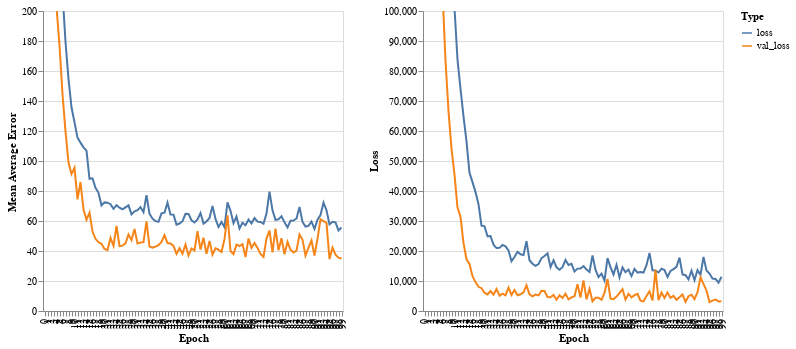

The notebook cell saved with this chart:
### Code cell
def plot_history(history, metric):
    # convert history dict to df
    data = pd.DataFrame(history.history)
    data['epoch'] = history.epoch
    
    # visualise metric
    train_val_metric = alt.Chart(data).transform_fold(
        [metric, 'val_'+metric],
        as_=['Type', 'Value']
    ).mark_line(clip=True).encode(
        alt.X('epoch:O', title='Epoch'),
        alt.Y('Value:Q',title='Mean Average Error', scale=alt.Scale(domain=(0, 200))),
        alt.Color('Type:N', legend=None)
    ).properties(
    width=300,
    height=300
    )
    
    # visualise loss
    train_val_loss = alt.Chart(data).transform_fold(
        ['loss', 'val_loss'],
        as_=['Type', 'Value']
    ).mark_line(clip=True).encode(
        alt.X('epoch:O', title='Epoch'),
        alt.Y('Value:Q', title='Loss', scale=alt.Scale(domain=(0, 100000))),
        alt.Color('Type:N')
    ).properties(
    width=300,
    height=300
    )
    
    return alt.hconcat(train_val_metric, train_val_loss).resolve_scale(color='independent')

    
plot_history(history, 'mae')

### Figure 1 — Vega-Lite specification as saved in the notebook (floating-point values rounded to 4 significant figures)
{"config": {"view": {"continuousWidth": 400, "continuousHeight": 300}}, "hconcat": [{"mark": {"type": "line", "clip": true}, "encoding": {"color": {"type": "nominal", "field": "Type", "legend": null}, "x": {"type": "ordinal", "field": "epoch", "title": "Epoch"}, "y": {"type": "quantitative", "field": "Value", "scale": {"domain": [0, 200]}, "title": "Mean Average Error"}}, "height": 300, "transform": [{"fold": ["mae", "val_mae"], "as": ["Type", "Value"]}], "width": 300}, {"mark": {"type": "line", "clip": true}, "encoding": {"color": {"type": "nominal", "field": "Type"}, "x": {"type": "ordinal", "field": "epoch", "title": "Epoch"}, "y": {"type": "quantitative", "field": "Value", "scale": {"domain": [0, 100000]}, "title": "Loss"}}, "height": 300, "transform": [{"fold": ["loss", "val_loss"], "as": ["Type", "Value"]}], "width": 300}], "data": {"name": "data-32d0cdaa5fc02e2ade6ba90e5ef6546c"}, "resolve": {"scale": {"color": "independent"}}, "$schema": "https://vega.github.io/schema/vega-lite/v4.8.1.json", "datasets": {"data-32d0cdaa5fc02e2ade6ba90e5ef6546c": [{"loss": 508700.0, "mae": 433.4, "val_loss": 338400.0, "val_mae": 344.0, "epoch": 0}, {"loss": 470800.0, "mae": 399.3, "val_loss": 290000.0, "val_mae": 301.8, "epoch": 1}, {"loss": 411200.0, "mae": 366.8, "val_loss": 249300.0, "val_mae": 291.7, "epoch": 2}, {"loss": 360100.0, "mae": 353.4, "val_loss": 211500.0, "val_mae": 259.8, "epoch": 3}, {"loss": 302800.0, "mae": 283.4, "val_loss": 168900.0, "val_mae": 203.1, "epoch": 4}, {"loss": 252900.0, "mae": 249.5, "val_loss": 135600.0, "val_mae": 176.9, "epoch": 5}, {"loss": 208500.0, "mae": 212.1, "val_loss": 106600.0, "val_mae": 144.5, "epoch": 6}, {"loss": 170300.0, "mae": 179.5, "val_loss": 83330.0, "val_mae": 119.7, "epoch": 7}, {"loss": 141100.0, "mae": 154.5, "val_loss": 66630.0, "val_mae": 98.91, "epoch": 8}, {"loss": 117500.0, "mae": 135.8, "val_loss": 54150.0, "val_mae": 91.28, "epoch": 9}, {"loss": 101000.0, "mae": 125.8, "val_loss": 45450.0, "val_mae": 95.55, "epoch": 10}, {"loss": 83770.0, "mae": 115.6, "val_loss": 34450.0, "val_mae": 74.47, "epoch": 11}, {"loss": 74080.0, "mae": 112.2, "val_loss": 31390.0, "val_mae": 85.89, "epoch": 12}, {"loss": 64910.0, "mae": 109.1, "val_loss": 22690.0, "val_mae": 67.65, "epoch": 13}, {"loss": 56510.0, "mae": 106.9, "val_loss": 17240.0, "val_mae": 60.8, "epoch": 14}, {"loss": 46070.0, "mae": 88.15, "val_loss": 15670.0, "val_mae": 65.6, "epoch": 15}, {"loss": 42970.0, "mae": 88.46, "val_loss": 11600.0, "val_mae": 52.99, "epoch": 16}, {"loss": 39640.0, "mae": 82.15, "val_loss": 9634.0, "val_mae": 48.12, "epoch": 17}, {"loss": 35580.0, "mae": 78.82, "val_loss": 8067.0, "val_mae": 45.8, "epoch": 18}, {"loss": 28450.0, "mae": 70.4, "val_loss": 7608.0, "val_mae": 44.82, "epoch": 19}, {"loss": 28220.0, "mae": 72.4, "val_loss": 6098.0, "val_mae": 41.34, "epoch": 20}, {"loss": 24910.0, "mae": 72.19, "val_loss": 5541.0, "val_mae": 40.6, "epoch": 21}, {"loss": 24990.0, "mae": 71.22, "val_loss": 6651.0, "val_mae": 48.78, "epoch": 22}, {"loss": 22120.0, "mae": 68.11, "val_loss": 5458.0, "val_mae": 43.45, "epoch": 23}, {"loss": 20970.0, "mae": 70.58, "val_loss": 7357.0, "val_mae": 56.68, "epoch": 24}, {"loss": 21040.0, "mae": 68.87, "val_loss": 5077.0, "val_mae": 43.33, "epoch": 25}, {"loss": 22010.0, "mae": 67.76, "val_loss": 5756.0, "val_mae": 43.58, "epoch": 26}, {"loss": 21530.0, "mae": 69.09, "val_loss": 5244.0, "val_mae": 45.1, "epoch": 27}, {"loss": 20170.0, "mae": 70.44, "val_loss": 7804.0, "val_mae": 50.97, "epoch": 28}, {"loss": 16600.0, "mae": 64.45, "val_loss": 5351.0, "val_mae": 47.26, "epoch": 29}, {"loss": 18010.0, "mae": 66.47, "val_loss": 6985.0, "val_mae": 54.74, "epoch": 30}, {"loss": 19750.0, "mae": 67.23, "val_loss": 5265.0, "val_mae": 45.03, "epoch": 31}, {"loss": 18900.0, "mae": 69.26, "val_loss": 5572.0, "val_mae": 45.61, "epoch": 32}, {"loss": 18650.0, "mae": 65.83, "val_loss": 6188.0, "val_mae": 45.9, "epoch": 33}, {"loss": 23250.0, "mae": 77.22, "val_loss": 8547.0, "val_mae": 59.69, "epoch": 34}, {"loss": 16920.0, "mae": 64.83, "val_loss": 5579.0, "val_mae": 42.94, "epoch": 35}, {"loss": 15760.0, "mae": 61.54, "val_loss": 4895.0, "val_mae": 42.28, "epoch": 36}, {"loss": 15060.0, "mae": 59.91, "val_loss": 5484.0, "val_mae": 42.93, "epoch": 37}, {"loss": 15640.0, "mae": 59.43, "val_loss": 5192.0, "val_mae": 43.9, "epoch": 38}, {"loss": 17610.0, "mae": 65.07, "val_loss": 6757.0, "val_mae": 46.09, "epoch": 39}, {"loss": 18310.0, "mae": 65.53, "val_loss": 6675.0, "val_mae": 50.63, "epoch": 40}, {"loss": 19210.0, "mae": 72.26, "val_loss": 4665.0, "val_mae": 45.28, "epoch": 41}, {"loss": 14640.0, "mae": 64.36, "val_loss": 4576.0, "val_mae": 45.0, "epoch": 42}, {"loss": 16920.0, "mae": 64.26, "val_loss": 5348.0, "val_mae": 43.35, "epoch": 43}, {"loss": 14580.0, "mae": 57.59, "val_loss": 3763.0, "val_mae": 38.1, "epoch": 44}, {"loss": 13760.0, "mae": 58.33, "val_loss": 5250.0, "val_mae": 41.84, "epoch": 45}, {"loss": 14620.0, "mae": 59.84, "val_loss": 4344.0, "val_mae": 38.11, "epoch": 46}, {"loss": 17020.0, "mae": 64.79, "val_loss": 5782.0, "val_mae": 44.33, "epoch": 47}, {"loss": 15340.0, "mae": 64.71, "val_loss": 3867.0, "val_mae": 36.99, "epoch": 48}, {"loss": 15740.0, "mae": 60.48, "val_loss": 4543.0, "val_mae": 41.68, "epoch": 49}, {"loss": 13150.0, "mae": 58.99, "val_loss": 4937.0, "val_mae": 40.34, "epoch": 50}, {"loss": 14130.0, "mae": 61.04, "val_loss": 8958.0, "val_mae": 53.16, "epoch": 51}, {"loss": 14170.0, "mae": 65.29, "val_loss": 4472.0, "val_mae": 40.98, "epoch": 52}, {"loss": 14980.0, "mae": 58.27, "val_loss": 10200.0, "val_mae": 48.82, "epoch": 53}, {"loss": 13830.0, "mae": 59.66, "val_loss": 3865.0, "val_mae": 38.1, "epoch": 54}, {"loss": 13050.0, "mae": 62.03, "val_loss": 7419.0, "val_mae": 46.75, "epoch": 55}, {"loss": 18550.0, "mae": 69.95, "val_loss": 3198.0, "val_mae": 37.55, "epoch": 56}, {"loss": 13760.0, "mae": 61.41, "val_loss": 4414.0, "val_mae": 41.77, "epoch": 57}, {"loss": 11270.0, "mae": 56.0, "val_loss": 4452.0, "val_mae": 40.88, "epoch": 58}, {"loss": 12460.0, "mae": 59.38, "val_loss": 3754.0, "val_mae": 39.36, "epoch": 59}, {"loss": 10170.0, "mae": 55.94, "val_loss": 6024.0, "val_mae": 47.9, "epoch": 60}, {"loss": 17620.0, "mae": 72.38, "val_loss": 10690.0, "val_mae": 63.82, "epoch": 61}, {"loss": 14650.0, "mae": 66.75, "val_loss": 4100.0, "val_mae": 39.94, "epoch": 62}, {"loss": 12180.0, "mae": 58.51, "val_loss": 3946.0, "val_mae": 37.96, "epoch": 63}, {"loss": 15420.0, "mae": 63.01, "val_loss": 4820.0, "val_mae": 44.28, "epoch": 64}, {"loss": 11180.0, "mae": 55.05, "val_loss": 5986.0, "val_mae": 43.32, "epoch": 65}, {"loss": 14550.0, "mae": 58.82, "val_loss": 7275.0, "val_mae": 44.58, "epoch": 66}, {"loss": 12910.0, "mae": 57.15, "val_loss": 3794.0, "val_mae": 35.99, "epoch": 67}, {"loss": 13800.0, "mae": 60.99, "val_loss": 5754.0, "val_mae": 48.31, "epoch": 68}, {"loss": 11630.0, "mae": 58.42, "val_loss": 4528.0, "val_mae": 42.13, "epoch": 69}, {"loss": 14020.0, "mae": 61.99, "val_loss": 5304.0, "val_mae": 45.34, "epoch": 70}, {"loss": 12820.0, "mae": 59.57, "val_loss": 5726.0, "val_mae": 42.07, "epoch": 71}, {"loss": 13020.0, "mae": 59.39, "val_loss": 3470.0, "val_mae": 38.06, "epoch": 72}, {"loss": 12830.0, "mae": 58.17, "val_loss": 3188.0, "val_mae": 36.07, "epoch": 73}, {"loss": 15280.0, "mae": 64.93, "val_loss": 5017.0, "val_mae": 48.28, "epoch": 74}, {"loss": 19370.0, "mae": 79.61, "val_loss": 6581.0, "val_mae": 53.67, "epoch": 75}, {"loss": 13580.0, "mae": 67.11, "val_loss": 3482.0, "val_mae": 39.03, "epoch": 76}, {"loss": 13470.0, "mae": 60.75, "val_loss": 13680.0, "val_mae": 54.86, "epoch": 77}, {"loss": 12820.0, "mae": 61.12, "val_loss": 3625.0, "val_mae": 40.41, "epoch": 78}, {"loss": 14100.0, "mae": 63.21, "val_loss": 6109.0, "val_mae": 48.52, "epoch": 79}, {"loss": 13670.0, "mae": 59.1, "val_loss": 4329.0, "val_mae": 37.84, "epoch": 80}, {"loss": 11370.0, "mae": 55.74, "val_loss": 6125.0, "val_mae": 46.06, "epoch": 81}, {"loss": 13340.0, "mae": 60.19, "val_loss": 4364.0, "val_mae": 40.88, "epoch": 82}, {"loss": 13950.0, "mae": 60.3, "val_loss": 5038.0, "val_mae": 38.95, "epoch": 83}, {"loss": 14730.0, "mae": 61.67, "val_loss": 3733.0, "val_mae": 40.21, "epoch": 84}, {"loss": 17780.0, "mae": 69.35, "val_loss": 4558.0, "val_mae": 51.0, "epoch": 85}, {"loss": 12190.0, "mae": 59.37, "val_loss": 5534.0, "val_mae": 47.67, "epoch": 86}, {"loss": 11940.0, "mae": 56.31, "val_loss": 3067.0, "val_mae": 36.98, "epoch": 87}, {"loss": 10530.0, "mae": 56.76, "val_loss": 4926.0, "val_mae": 42.25, "epoch": 88}, {"loss": 13430.0, "mae": 59.64, "val_loss": 5421.0, "val_mae": 47.0, "epoch": 89}, {"loss": 10300.0, "mae": 54.76, "val_loss": 3945.0, "val_mae": 37.02, "epoch": 90}, {"loss": 13600.0, "mae": 60.82, "val_loss": 6285.0, "val_mae": 48.22, "epoch": 91}, {"loss": 12070.0, "mae": 63.95, "val_loss": 11180.0, "val_mae": 61.12, "epoch": 92}, {"loss": 18000.0, "mae": 72.28, "val_loss": 9038.0, "val_mae": 59.89, "epoch": 93}, {"loss": 13490.0, "mae": 67.07, "val_loss": 6788.0, "val_mae": 58.74, "epoch": 94}, {"loss": 12490.0, "mae": 57.69, "val_loss": 2972.0, "val_mae": 34.63, "epoch": 95}, {"loss": 10800.0, "mae": 59.46, "val_loss": 3446.0, "val_mae": 42.32, "epoch": 96}, {"loss": 10700.0, "mae": 59.11, "val_loss": 3824.0, "val_mae": 37.54, "epoch": 97}, {"loss": 9441.0, "mae": 53.71, "val_loss": 3189.0, "val_mae": 35.57, "epoch": 98}, {"loss": 11400.0, "mae": 55.68, "val_loss": 3242.0, "val_mae": 34.96, "epoch": 99}]}}
